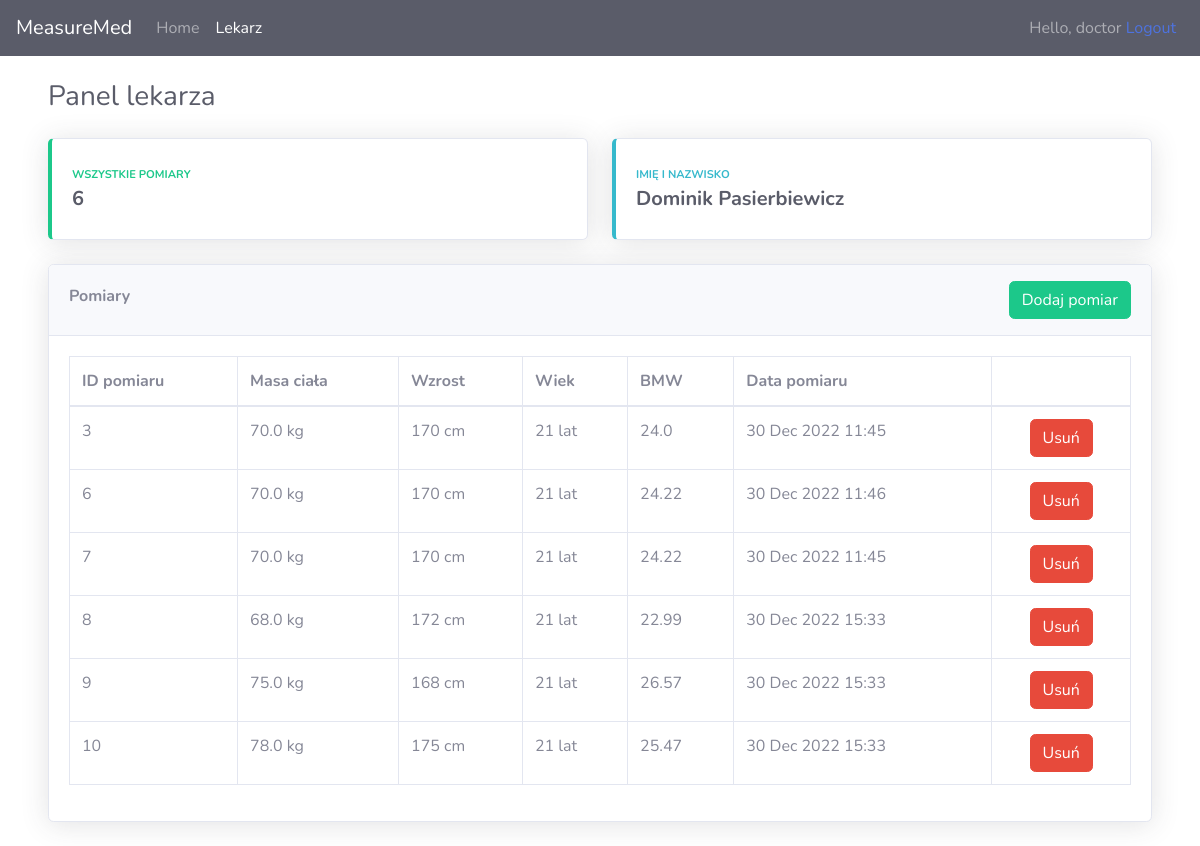
The page /doctor/ (signed in) on the database its author committed.
### app/models.py (models this page shows, shortened)
class Doctor(models.Model):
    user = models.OneToOneField(User, null=True, on_delete=models.CASCADE, related_name='doctor')
    firstName = models.CharField(max_length=200, null=False)
    lastName = models.CharField(max_length=200, null=False)

class Measure(models.Model):
    doctor =  models.ForeignKey(Doctor, null=True, on_delete=models.SET_NULL) #one-to-many relationship
    patient = models.ForeignKey(Patient, null=True, on_delete=models.SET_NULL) #one-to-many relationship
    bmi = models.FloatField(null=True, default=False)
    bodyWeight = models.FloatField(null=False)
    age = models.IntegerField(null=False)
    height = models.IntegerField(null=False)
    measureDate = models.DateTimeField(null=False, default=datetime.datetime.now)

### app/decorators.py (the view)
        def wrapper_func(request, *args, **kwargs):
            group = None
            if request.user.groups.exists():
                group = request.user.groups.all()[0].name
            if group in allowed_roles:
                return view_func(request, *args, **kwargs)
            else:
                return HttpResponse('You are not authorized to view this page.')

### app/views.py (called while the page is built)
@login_required(login_url='login')
@allowed_users(allowed_roles=['doctor'])
def doctor(request):
    current_user = request.user
    doctor = Doctor.objects.get(user=current_user.id)
    measures = Measure.objects.filter(doctor=doctor)
    measuresAmount = measures.count()
    context = {'route': 'doctor', 'measures': measures, 'measuresAmount': measuresAmount, 'doctor': doctor}
    return render(request, 'app/doctor.html', context)

### app/templates/app/doctor.html (shortened to what this page needs)
{% extends 'app/main.html' %} {% block content %}
<div class="container-fluid">
   <div class="d-sm-flex align-items-center justify-content-between mb-4">
      <h1 class="h3 mb-0 text-gray-800">Panel lekarza</h1>
   </div>
   <div class="row">
      <div class="col-xl-6 col-md-12 mb-4">
         <div class="card border-left-success shadow h-100 py-2">
            <div class="card-body">
               <div class="row no-gutters align-items-center">
                  <div class="col mr-2">
                     <div
                        class="text-xs font-weight-bold text-success text-uppercase mb-1"
                        >
                        Wszystkie pomiary
                     </div>
                     <div class="h5 mb-0 font-weight-bold text-gray-800">{{measuresAmount}}</div>
                  </div>
               </div>
            </div>
         </div>
      </div>
      <div class="col-xl-6 col-md-12 mb-4">
         <div class="card border-left-info shadow h-100 py-2">
            <div class="card-body">
               <div class="row no-gutters align-items-center">
                  <div class="col mr-2">
                     <div
                        class="text-xs font-weight-bold text-info text-uppercase mb-1"
                        >
                        Imię i nazwisko
                     </div>
                     <div class="row no-gutters align-items-center">
                        <div class="col-auto">
                           <div class="h5 mb-0 mr-3 font-weight-bold text-gray-800">
                              {{doctor.firstName}} {{doctor.lastName}}
                           </div>
                        </div>
                     </div>
                  </div>
               </div>
            </div>
         </div>
      </div>
   </div>
   <div class="row">
      <div class="col-xl-12 col-md-12">
         <div class="card shadow mb-4">
            <div class="card-header py-3">
              <div class="d-flex justify-content-between">
               <div class="my-auto">
                  <h6 class=" font-weight-bold">Pomiary</h6>
               </div>
               <div class="">
                  <a href="{% url 'create-measure' %}" class="btn btn-success btn-icon-split">
                     <span class="text">Dodaj pomiar</span>
                     </a>
               </div>
              </div>
            </div>
            <div class="card-body">
               <div class="table-responsive">
                  <table
                  class="table table-bordered"
                  id="dataTable"
                  width="100%"
                  cellspacing="0"
                  >
                  <thead>
                     <tr>
                        <th>ID pomiaru</th>
                        <th>Masa ciała</th>
                        <th>Wzrost</th>
                        <th>Wiek</th>
                        <th>BMW</th>
                        <th>Data pomiaru</th>
                        <th></th>
                     </tr>
                  </thead>
                  <tbody>
                     <tr>
                        {% for measure in measures %}
                        <tr>
                           <td>{{measure.id}}</td>
                           <td>{{measure.bodyWeight}} kg</td>
                           <td>{{measure.height}} cm</td>
                           <td>{{measure.age}} lat</td>
                           <td>{{measure.bmi}}</td>
                           <td>{{measure.measureDate | date:"d M Y H:i"}}</td>
                           <td class="text-center"><a href="{% url 'delete-measure' measure.id %}" class="btn btn-danger btn-icon-split">
                              <span class="text">Usuń</span>
                              </a>
                           </td>
                        </tr>
                     {% endfor %}
                     </tr>
                  </tbody>
               </table>
               </div>
            </div>
         </div>
      </div>
   </div>
</div>
{% endblock %}

### app/templates/app/navbar.html (shortened to what this page needs)
<nav class="navbar navbar-expand-lg navbar-dark bg-dark">
  <a class="navbar-brand" href="#">MeasureMed</a>
  <div class="collapse navbar-collapse" id="navbarNavAltMarkup">
    <div class="navbar-nav">
      <a
        class="{% if route == 'home' %}active nav-item nav-link{% endif %}nav-item nav-link"
        href="{% url 'home' %}"
        >Home</a
      >
      {% if request.user.groups.all.0.name == 'doctor' %}
      <a
        class="{% if route == 'doctor' %}active nav-item nav-link{% endif %}nav-item nav-link"
        href="{% url 'doctor' %}"
        >Lekarz</a
      >
      {% endif %}
    </div>
  </div>
  <div class="navbar-collapse collapse w-100 order-3 dual-collapse2">
    <ul class="navbar-nav ml-auto">
      <li class="nav-item">
        <span class="nav-item nav-link"
          >Hello, {{request.user}} <a href="{% url 'logout' %}">Logout</a></span
        >
      </li>
    </ul>
  </div>
</nav>

### rows shown on the page
Doctor: firstName "Dominik", lastName "Pasierbiewicz"
Measure: id "3", bodyWeight "70.0", height "170", age "21", bmi "24.0", measureDate "30 Dec 2022 11:45"
Measure: id "6", bodyWeight "70.0", height "170", age "21", bmi "24.22", measureDate "30 Dec 2022 11:46"
Measure: id "7", bodyWeight "70.0", height "170", age "21", bmi "24.22", measureDate "30 Dec 2022 11:45"
Measure: id "8", bodyWeight "68.0", height "172", age "21", bmi "22.99", measureDate "30 Dec 2022 15:33"
Measure: id "9", bodyWeight "75.0", height "168", age "21", bmi "26.57", measureDate "30 Dec 2022 15:33"
Measure: id "10", bodyWeight "78.0", height "175", age "21", bmi "25.47", measureDate "30 Dec 2022 15:33"

### other values the page prints
{{ request.user }} "doctor"
{{ measuresAmount }} "6"
